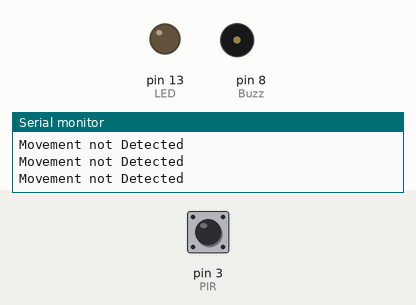
Recording of a sketch running on a simulated Arduino Uno, built with avr-gcc and run on an emulated ATmega328P. On the bench: output pins drawn as LEDs (lit = HIGH), buzzer (waves = sounding, pin HIGH), the last lines printed to the serial monitor. Dashed ring = blinking. Inputs (shaded band) come from the test bench; at power-on: pin 3 (PIR) LOW.

Above: at 1.2 s.
1.3 s: pin 3 (PIR) driven HIGH
At 1.8 s:
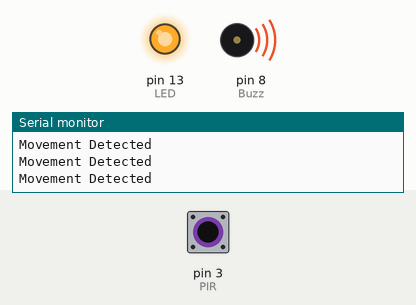
2.8 s: pin 3 (PIR) driven LOW
At 3.7 s:
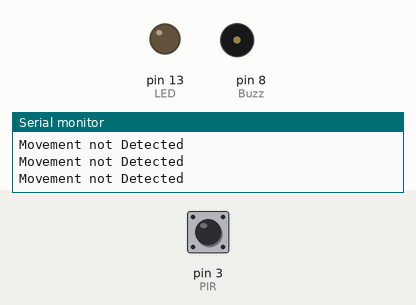
5.8 s: pin 3 (PIR) pulsed HIGH 2 times (0.12 s each, 0.3 s apart)
At 6.16 s:
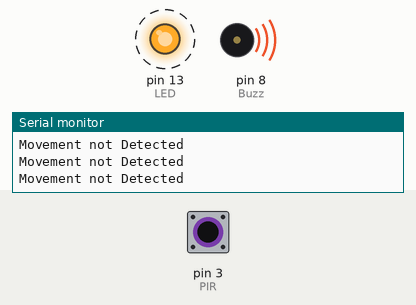
9.4 s: pin 3 (PIR) pulsed HIGH 5 times (0.12 s each, 0.3 s apart)
At 11.9 s:
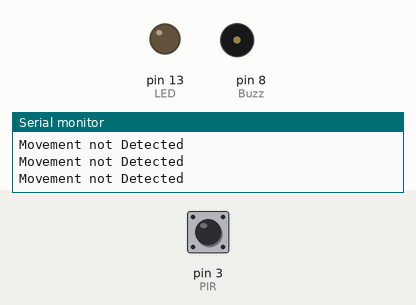
Timing chart, 0 to 13.4 s (numbered marks = the images above; inputs shaded):
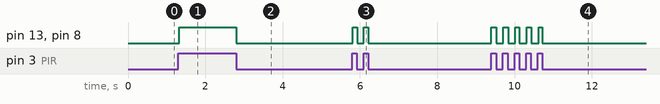

The sketch:

lab3-pir-sensor.ino
```cpp
int Buzz = 8; // Buzzer pin
int LED = 13; // LED pin
int PIR = 3; // PIR pin
int val = 0;

void setup() {
  pinMode(Buzz, OUTPUT);
  pinMode(LED, OUTPUT);
  pinMode(PIR, INPUT);
  Serial.begin(9600);
}

void loop() {
  val = digitalRead(PIR);
  if (val == HIGH) {
    digitalWrite(LED, HIGH);
    digitalWrite(Buzz, HIGH);
    Serial.println("Movement Detected");
  } else {
    digitalWrite(LED, LOW);
    digitalWrite(Buzz, LOW);
    Serial.println("Movement not Detected");
  }
}
```

Measured:
- after the input at 1.3 s, pin 13 (LED), pin 8 (Buzz): LOW → HIGH at once
- after the input at 2.8 s, pin 13 (LED), pin 8 (Buzz): HIGH → LOW at once
- after the input at 5.8 s, pin 13 (LED), pin 8 (Buzz): alternates HIGH for 0.12 s and LOW for 0.17 s, 4 changes in all, then stays LOW, starting at once
- after the input at 9.4 s, pin 13 (LED), pin 8 (Buzz): alternates HIGH for 0.12 s and LOW for 0.19 s, 10 changes in all, then stays LOW, starting at once
